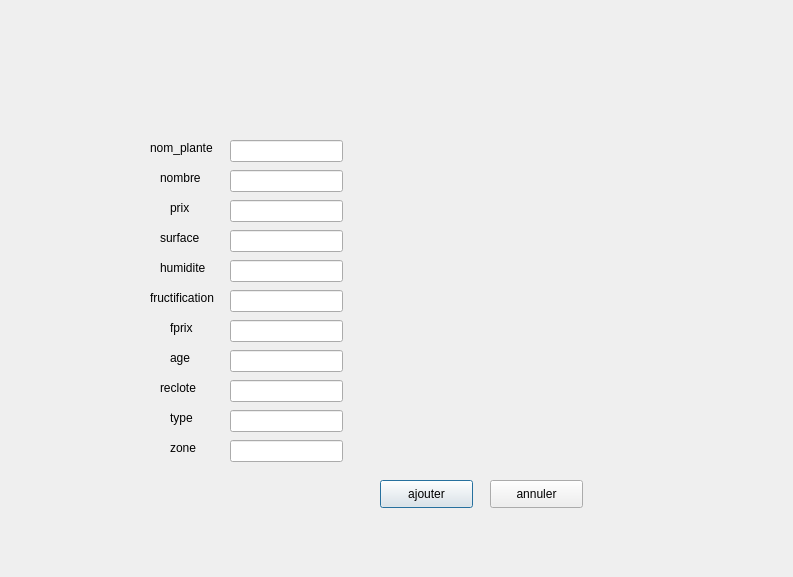
<?xml version="1.0" encoding="UTF-8"?>
<ui version="4.0">
 <class>ajouterplante</class>
 <widget class="QDialog" name="ajouterplante">
  <property name="geometry">
   <rect>
    <x>0</x>
    <y>0</y>
    <width>793</width>
    <height>577</height>
   </rect>
  </property>
  <property name="windowTitle">
   <string>Dialog</string>
  </property>
  <widget class="QLabel" name="label">
   <property name="geometry">
    <rect>
     <x>150</x>
     <y>140</y>
     <width>71</width>
     <height>16</height>
    </rect>
   </property>
   <property name="text">
    <string>nom_plante</string>
   </property>
  </widget>
  <widget class="QLabel" name="nbplante">
   <property name="geometry">
    <rect>
     <x>160</x>
     <y>170</y>
     <width>56</width>
     <height>16</height>
    </rect>
   </property>
   <property name="text">
    <string>nombre</string>
   </property>
  </widget>
  <widget class="QLabel" name="prixplante">
   <property name="geometry">
    <rect>
     <x>170</x>
     <y>200</y>
     <width>56</width>
     <height>16</height>
    </rect>
   </property>
   <property name="text">
    <string>prix</string>
   </property>
  </widget>
  <widget class="QLabel" name="surfaceplante">
   <property name="geometry">
    <rect>
     <x>160</x>
     <y>230</y>
     <width>56</width>
     <height>16</height>
    </rect>
   </property>
   <property name="text">
    <string>surface</string>
   </property>
  </widget>
  <widget class="QLabel" name="humiditeplante">
   <property name="geometry">
    <rect>
     <x>160</x>
     <y>260</y>
     <width>56</width>
     <height>16</height>
    </rect>
   </property>
   <property name="text">
    <string>humidite</string>
   </property>
  </widget>
  <widget class="QLabel" name="fructificationplante">
   <property name="geometry">
    <rect>
     <x>150</x>
     <y>290</y>
     <width>71</width>
     <height>16</height>
    </rect>
   </property>
   <property name="text">
    <string>fructification</string>
   </property>
  </widget>
  <widget class="QLabel" name="fprixplante">
   <property name="geometry">
    <rect>
     <x>170</x>
     <y>320</y>
     <width>56</width>
     <height>16</height>
    </rect>
   </property>
   <property name="text">
    <string>fprix</string>
   </property>
  </widget>
  <widget class="QLabel" name="ageplante">
   <property name="geometry">
    <rect>
     <x>170</x>
     <y>350</y>
     <width>56</width>
     <height>16</height>
    </rect>
   </property>
   <property name="text">
    <string>age</string>
   </property>
  </widget>
  <widget class="QLabel" name="recloteplante">
   <property name="geometry">
    <rect>
     <x>160</x>
     <y>380</y>
     <width>56</width>
     <height>16</height>
    </rect>
   </property>
   <property name="text">
    <string>reclote</string>
   </property>
  </widget>
  <widget class="QLabel" name="typeplante">
   <property name="geometry">
    <rect>
     <x>170</x>
     <y>410</y>
     <width>56</width>
     <height>16</height>
    </rect>
   </property>
   <property name="text">
    <string>type</string>
   </property>
  </widget>
  <widget class="QLabel" name="zoneplante">
   <property name="geometry">
    <rect>
     <x>170</x>
     <y>440</y>
     <width>56</width>
     <height>16</height>
    </rect>
   </property>
   <property name="text">
    <string>zone</string>
   </property>
  </widget>
  <widget class="QLineEdit" name="inom">
   <property name="geometry">
    <rect>
     <x>230</x>
     <y>140</y>
     <width>113</width>
     <height>22</height>
    </rect>
   </property>
  </widget>
  <widget class="QLineEdit" name="inombre">
   <property name="geometry">
    <rect>
     <x>230</x>
     <y>170</y>
     <width>113</width>
     <height>22</height>
    </rect>
   </property>
  </widget>
  <widget class="QLineEdit" name="iprix">
   <property name="geometry">
    <rect>
     <x>230</x>
     <y>200</y>
     <width>113</width>
     <height>22</height>
    </rect>
   </property>
  </widget>
  <widget class="QLineEdit" name="isurface">
   <property name="geometry">
    <rect>
     <x>230</x>
     <y>230</y>
     <width>113</width>
     <height>22</height>
    </rect>
   </property>
  </widget>
  <widget class="QLineEdit" name="ihumidite">
   <property name="geometry">
    <rect>
     <x>230</x>
     <y>260</y>
     <width>113</width>
     <height>22</height>
    </rect>
   </property>
  </widget>
  <widget class="QLineEdit" name="ifructification">
   <property name="geometry">
    <rect>
     <x>230</x>
     <y>290</y>
     <width>113</width>
     <height>22</height>
    </rect>
   </property>
  </widget>
  <widget class="QLineEdit" name="ifprix">
   <property name="geometry">
    <rect>
     <x>230</x>
     <y>320</y>
     <width>113</width>
     <height>22</height>
    </rect>
   </property>
  </widget>
  <widget class="QLineEdit" name="iage">
   <property name="geometry">
    <rect>
     <x>230</x>
     <y>350</y>
     <width>113</width>
     <height>22</height>
    </rect>
   </property>
  </widget>
  <widget class="QLineEdit" name="ireclote">
   <property name="geometry">
    <rect>
     <x>230</x>
     <y>380</y>
     <width>113</width>
     <height>22</height>
    </rect>
   </property>
  </widget>
  <widget class="QLineEdit" name="itype">
   <property name="geometry">
    <rect>
     <x>230</x>
     <y>410</y>
     <width>113</width>
     <height>22</height>
    </rect>
   </property>
  </widget>
  <widget class="QLineEdit" name="izone">
   <property name="geometry">
    <rect>
     <x>230</x>
     <y>440</y>
     <width>113</width>
     <height>22</height>
    </rect>
   </property>
  </widget>
  <widget class="QPushButton" name="ajoutplante">
   <property name="geometry">
    <rect>
     <x>380</x>
     <y>480</y>
     <width>93</width>
     <height>28</height>
    </rect>
   </property>
   <property name="text">
    <string>ajouter</string>
   </property>
  </widget>
  <widget class="QPushButton" name="anulerajouterplante">
   <property name="geometry">
    <rect>
     <x>490</x>
     <y>480</y>
     <width>93</width>
     <height>28</height>
    </rect>
   </property>
   <property name="text">
    <string>annuler</string>
   </property>
  </widget>
 </widget>
 <resources/>
 <connections/>
</ui>
